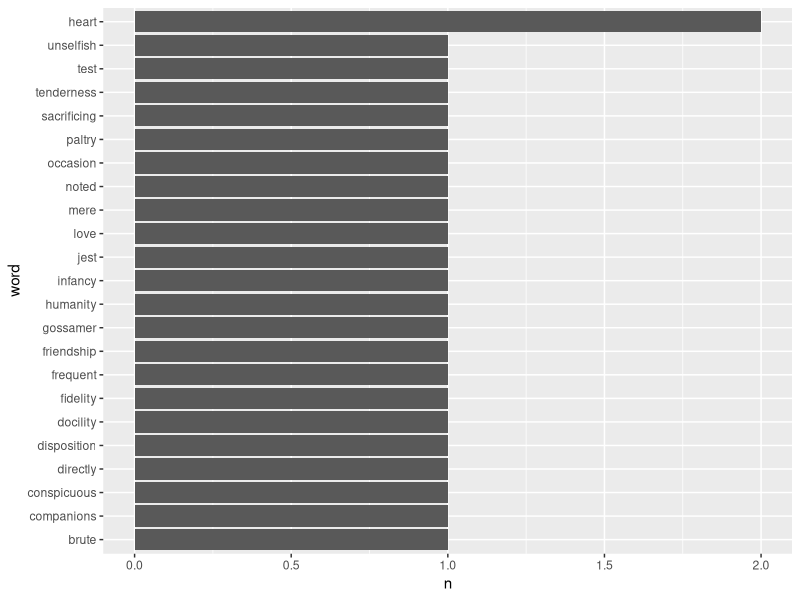

The R source for this figure:
#Iniciamos explicando tidytext

#Pacotes
library("dplyr")
library("tidytext")
library("ggplot2")
library("tibble")


st <- starwars

#Pequena introducao ao dplyr

filtro <- starwars %>%  filter(species == "Droid")

select <- starwars %>%  select(name, ends_with("color"))

imc <- starwars %>%   mutate(name, altura = height / 100) 

#Texto de Edgar Allan Poe - the black cat

text <- c("From my infancy I was noted for the docility and humanity of my disposition.",
          "My tenderness of heart was even so conspicuous as to make me the jest of my companions.",
          "There is something in the unselfish and self-sacrificing love of a brute, which goes directly to the heart of him who has had frequent occasion to test the paltry friendship and gossamer fidelity of mere Man.")

text

#Uso do formato tibble e explicacao
text_df <- tibble(line = 1:3, text = text)

#Explicao de token
#Abre funcao e explica unnest_tokens
#?unnest_tokens
df <-  text_df %>% unnest_tokens(word, text)

#Ja convertido em minuscula e tira pontuacao

#Stop Words:

stop_words

df_sem_stop_words <- df %>% anti_join(stop_words)

conta <- df_sem_stop_words %>%  count(word, sort = TRUE) 

df_sem_stop_words %>%
  count(word, sort = TRUE) %>%
  mutate(word = reorder(word, n)) %>%
  ggplot(aes(n, word)) +
  geom_col() 
